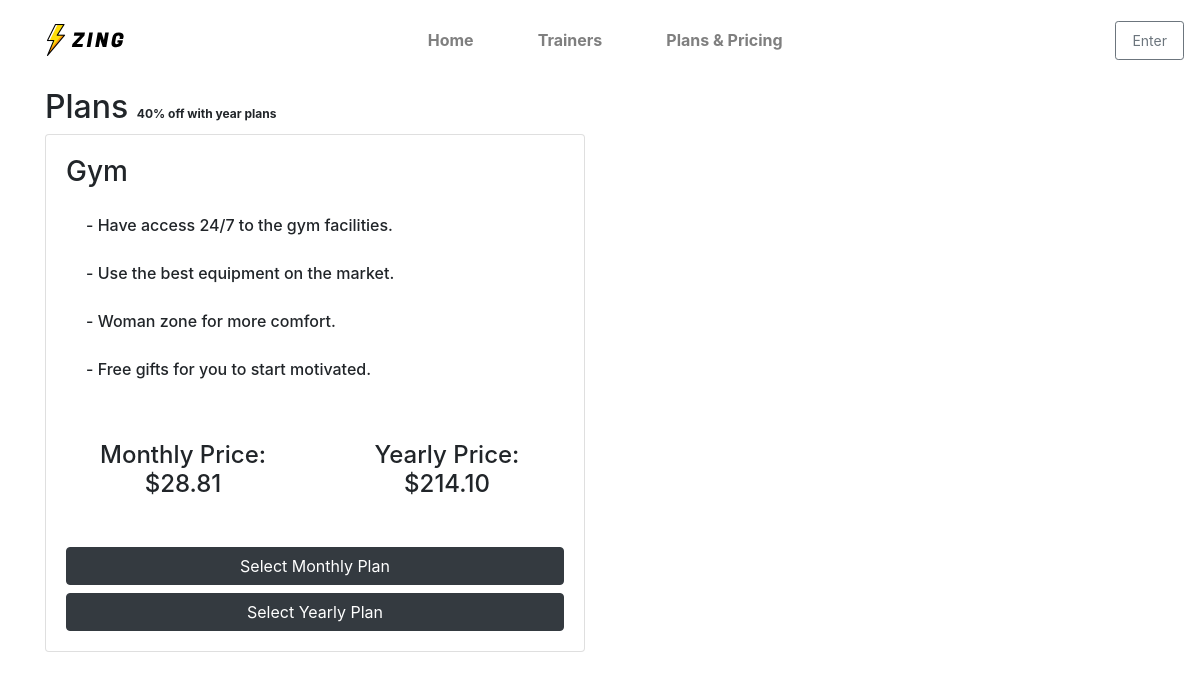
Before: /plans/ with the older database file.
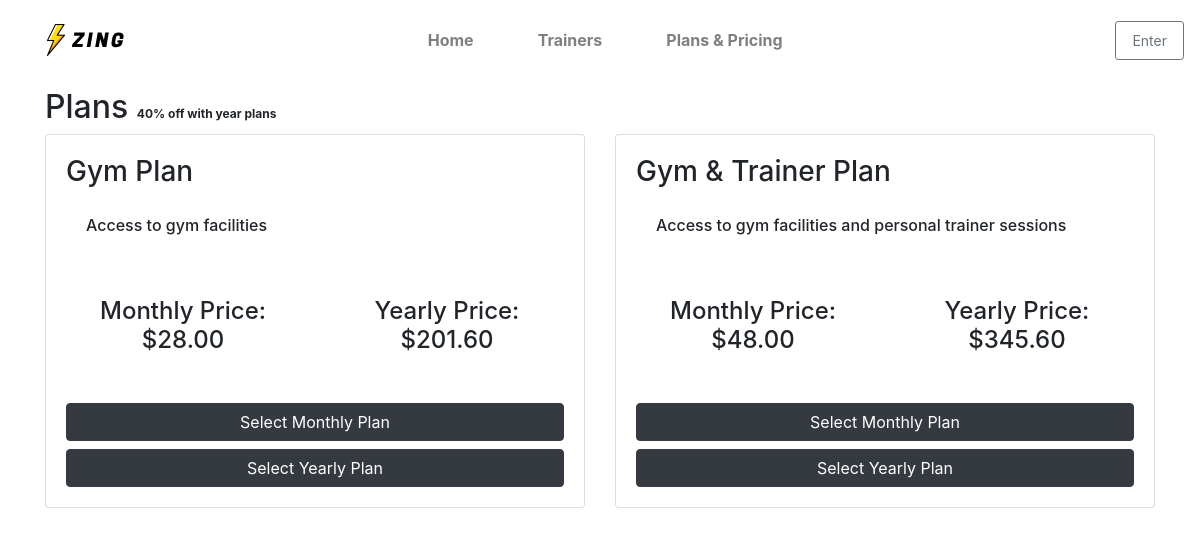
After: the same page with the newer database file.
### plans/models.py (models this page shows, shortened)
class Plan(models.Model):
    name = models.CharField(max_length=100)
    description = models.TextField()
    monthly_price = models.DecimalField(max_digits=6, decimal_places=2)
    yearly_price = models.DecimalField(max_digits=6, decimal_places=2)

### plans/views.py (the view)
# urls.py: path('plans/', include('plans.urls')),
def plans(request):
    plans = Plan.objects.all()
    return render(request, 'plans/plans.html', {'plans': plans})

### plans/templatetags/templatestags.py (called while the page is built)
@register.filter
def split_by_newline(description):
    return description.split('\n')

### plans/templates/plans/plans.html (shortened to what this page needs)
{% extends "base.html" %} {% load static %} {% load templatestags %}
{% block content %}
<div class="container mt-3">
    <h2>Plans <small>40% off with year plans</small></h2>
    <div class="row">
        {% for plan in plans %}
        <div class="col-md-6">
            <div class="card plans">
                <div class="card-body">
                    <h3 class="card-title">{{ plan.name }} </h3>
                    <ul class="list-group card-text description">
                        {% for item in plan.description|split_by_newline %}
                            <li class="list-group-item">{{ item }}</li>
                        {% endfor %}
                    </ul>
                    <div class="row text-center mt-5 mb-5">
                        <div class="col-6">
                            <h4 class="card-text monthly-price" id="monthly-price{{ plan.id }}" data-monthly-price="{{ plan.monthly_price }}">Monthly Price: <br> ${{ plan.monthly_price }}</h4>
                        </div>
                        <div class="col-6">
                            <h4 class="card-text yearly-price" id="yearly-price{{ plan.id }}" data-yearly-price="{{ plan.yearly_price }}">Yearly Price: <br> ${{ plan.yearly_price }}</h4>
                        </div>
                    </div>
                    <a href="{% url 'checkout' %}?plan_id={{ plan.id }}&plan_name={{ plan.name }}&plan_price={{ plan.monthly_price }}&plan_duration=monthly" class="btn btn-dark">Select Monthly Plan</a>
                    <a href="{% url 'checkout' %}?plan_id={{ plan.id }}&plan_name={{ plan.name }}&plan_price={{ plan.yearly_price }}&plan_duration=yearly" class="btn btn-dark mt-2">Select Yearly Plan</a>
                </div>
            </div>
        </div>
        {% endfor %}
    </div>
</div>
{% endblock %}

### templates/base.html (shortened to what this page needs)
{% load static %}
<!DOCTYPE html>
<html lang="en">
  <head>
     {% block extra_meta %} {% endblock %} {% block corecss %}
    <link
      rel="stylesheet"
      href="https://cdn.jsdelivr.net/npm/bootstrap@4.6.2/dist/css/bootstrap.min.css"
    />
    <link rel="stylesheet" href="{% static 'css/base.css' %}" />
    {% endblock %}
  </head>
  <body>
    <header class="container-fluid">
      <div class="row ">
        <nav class="navbar navbar-expand-lg w-100 d-flex mt-2 navbar-light">
          <div class="d-flex align-items-center">
            <a href="{% url 'home' %}" class="nav-link main-logo-link ml-2">
              <img src="/media/logo.svg" alt="logo" />
            </a>
          </div>
          <div class="collapse navbar-collapse justify-content-between" id="main-nav">
            <div class="d-flex flex-wrap w-100 justify-content-center justify-content-lg-start">
              {% include 'includes/desktop_nav.html' %}
            </div>
            <div class="d-flex align-items-center ml-lg-auto">
              <div class="list-inline-item dropdown">
                <button
                  class="nav-link btn btn-outline-secondary btn-sm"
                  href="#"
                  id="user-options"
                  data-toggle="dropdown"
                  aria-haspopup="true"
                  aria-expanded="false"
                >Enter</button>
              </div>
            </div>
          </div>
        </nav>
      </div>
    </header>
    {% block content %} {% endblock %}
  </body>
</html>

### templates/includes/desktop_nav.html
<div class="collapse navbar-collapse" id="main-nav">
    <ul class="navbar-nav w-auto mx-auto fs-1 navbar-light">
        <li class="nav-item">
            <a class="logo-font font-weight-bold nav-link mr-5" href="{% url 'home' %}" id="home-link" data-toggle="" aria-haspopup="true" aria-expanded="false">
                Home
            </a>
        </li>
        <li class="nav-item">
            <a class="logo-font font-weight-bold nav-link mr-5" href="{% url 'trainers' %}" id="trainers-link" data-toggle="" aria-haspopup="true" aria-expanded="false">
                Trainers
            </a>
        </li>
        <li class="nav-item">
            <a class="logo-font font-weight-bold nav-link mr-5" href="{% url 'plans' %}" id="pp-link" data-toggle="" aria-haspopup="true" aria-expanded="false">
                Plans & Pricing
            </a>
        </li>
    </ul>
</div>

### static/css/base.css (style rules this page uses)
html { height: 100%; }
.navbar .nav-link.main-logo-link { margin-right: auto; }
.card-body { display: flex; flex-direction: column; justify-content: space-between; height: 100%; }
.plans .description li { border: none; font-weight: 500; }
h2 small { font-weight: 700; font-size: 12px; }

Changed rows visible on the page:
changed Plan: name "Gym" → "Gym Plan"; monthly_price "28.81" → "28.00"; yearly_price "214.10" → "201.60"
added Plan: name "Gym & Trainer Plan", description "Access to gym facilities and personal trainer sessions", monthly_price "48.00", yearly_price "345.60"
Other visible differences:
new list line: "Access to gym facilities"
list line gone: "- Have access 24/7 to the gym facilities."
list line gone: "- Use the best equipment on the market."
list line gone: "- Woman zone for more comfort."
list line gone: "- Free gifts for you to start motivated."
